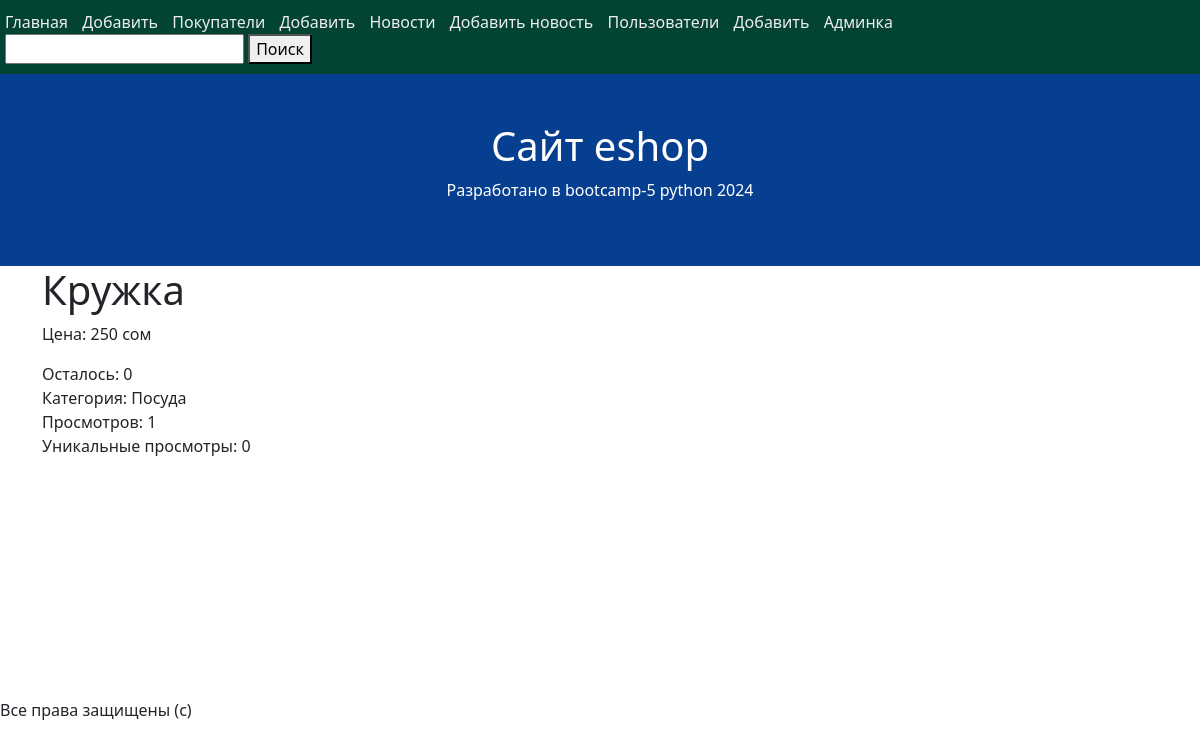
Screenshot of /product/2/ with the database file from the repository.
### core/models.py (models this page shows, shortened)
class Product(models.Model):
    name = models.CharField(max_length=100)
    description = models.TextField(null=True, blank=True)
    price = models.IntegerField()
    qty = models.IntegerField(default=0)
    category = models.ForeignKey(
        to=Category,
        on_delete=models.SET_NULL,
        null=True, blank=True,
        verbose_name="Категория",
    )
    rating = models.IntegerField(default=0)
    guarantee = models.DateField(null=True, blank=True)
    expiration_date = models.DateField(null=True, blank=True)
    created_at = models.DateTimeField(null=True, auto_now_add=True)
    updated_at = models.DateTimeField(null=True, auto_now=True)
    costumer_views = models.ManyToManyField(
        to=Costumer,
        blank=True
    )
    views_qty = models.IntegerField(default=0)

class Category(models.Model):
    name = models.CharField(max_length=100)
    description = models.TextField(verbose_name="Описание", null=True, blank=False)
    def __str__(self):
        return self.name

### core/views.py (the view, shortened to what this page needs)
# urls.py: path('product/<int:id>/', product_detail, name='product-detail'),
def product_detail(request, id):
    product_object = Product.objects.get(id=id)
    product_object.views_qty += 1
    product_object.save()
    context = {
        "product": product_object,
    }
    return render(request, 'product_detail.html', context)

### core/templates/product_detail.html (shortened to what this page needs)
{% extends 'base.html' %}
{% block content %}
<h1>{{ product.name }}</h1>
<p>Цена: {{ product.price }} сом</p>
<div>Осталось: {{ product.qty }}</div>
<div>Категория: {{ product.category }}</div>
<div>Просмотров: {{ product.views_qty }}</div>
<div>Уникальные просмотры: {{ product.costumer_views.count }}</div>
{% endblock %}

### rows the page displays
Product: name "Кружка", price "250", qty "0", category "Посуда", views_qty "1", costumer_views.count "0"
